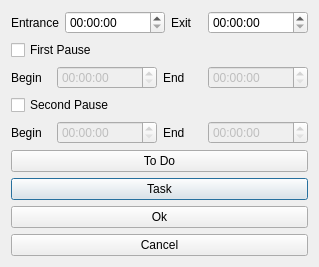
<?xml version="1.0" encoding="UTF-8"?>
<ui version="4.0">
 <class>DialogDay</class>
 <widget class="QDialog" name="DialogDay">
  <property name="geometry">
   <rect>
    <x>0</x>
    <y>0</y>
    <width>319</width>
    <height>253</height>
   </rect>
  </property>
  <property name="windowTitle">
   <string>Dialog</string>
  </property>
  <layout class="QGridLayout" name="gridLayout">
   <item row="0" column="0">
    <layout class="QHBoxLayout" name="horizontalLayout">
     <item>
      <widget class="QLabel" name="label">
       <property name="text">
        <string>Entrance</string>
       </property>
      </widget>
     </item>
     <item>
      <widget class="QTimeEdit" name="timeEditEntrance">
       <property name="minimumSize">
        <size>
         <width>100</width>
         <height>0</height>
        </size>
       </property>
      </widget>
     </item>
     <item>
      <widget class="QLabel" name="label_2">
       <property name="text">
        <string>Exit</string>
       </property>
      </widget>
     </item>
     <item>
      <widget class="QTimeEdit" name="timeEditExit">
       <property name="minimumSize">
        <size>
         <width>100</width>
         <height>0</height>
        </size>
       </property>
      </widget>
     </item>
    </layout>
   </item>
   <item row="1" column="0">
    <widget class="QCheckBox" name="checkBoxFirst">
     <property name="text">
      <string>First Pause</string>
     </property>
    </widget>
   </item>
   <item row="2" column="0">
    <layout class="QHBoxLayout" name="horizontalLayout_2">
     <item>
      <widget class="QLabel" name="label_3">
       <property name="text">
        <string>Begin</string>
       </property>
      </widget>
     </item>
     <item>
      <widget class="QTimeEdit" name="timeEditFBegin">
       <property name="enabled">
        <bool>false</bool>
       </property>
       <property name="minimumSize">
        <size>
         <width>100</width>
         <height>0</height>
        </size>
       </property>
      </widget>
     </item>
     <item>
      <widget class="QLabel" name="label_4">
       <property name="text">
        <string>End</string>
       </property>
      </widget>
     </item>
     <item>
      <widget class="QTimeEdit" name="timeEditEndF">
       <property name="enabled">
        <bool>false</bool>
       </property>
       <property name="minimumSize">
        <size>
         <width>100</width>
         <height>0</height>
        </size>
       </property>
      </widget>
     </item>
    </layout>
   </item>
   <item row="3" column="0">
    <widget class="QCheckBox" name="checkBoxSecond">
     <property name="text">
      <string>Second Pause</string>
     </property>
    </widget>
   </item>
   <item row="4" column="0">
    <layout class="QHBoxLayout" name="horizontalLayout_3">
     <item>
      <widget class="QLabel" name="label_5">
       <property name="text">
        <string>Begin</string>
       </property>
      </widget>
     </item>
     <item>
      <widget class="QTimeEdit" name="timeEditSBegin">
       <property name="enabled">
        <bool>false</bool>
       </property>
       <property name="minimumSize">
        <size>
         <width>100</width>
         <height>0</height>
        </size>
       </property>
      </widget>
     </item>
     <item>
      <widget class="QLabel" name="label_6">
       <property name="text">
        <string>End</string>
       </property>
      </widget>
     </item>
     <item>
      <widget class="QTimeEdit" name="timeEditEndS">
       <property name="enabled">
        <bool>false</bool>
       </property>
       <property name="minimumSize">
        <size>
         <width>100</width>
         <height>0</height>
        </size>
       </property>
      </widget>
     </item>
    </layout>
   </item>
   <item row="6" column="0">
    <widget class="QPushButton" name="pushButton">
     <property name="text">
      <string>Task</string>
     </property>
    </widget>
   </item>
   <item row="7" column="0">
    <widget class="QPushButton" name="pushButton_2">
     <property name="text">
      <string>Ok</string>
     </property>
    </widget>
   </item>
   <item row="8" column="0">
    <widget class="QPushButton" name="pushButton_3">
     <property name="text">
      <string>Cancel</string>
     </property>
    </widget>
   </item>
   <item row="5" column="0">
    <widget class="QPushButton" name="pushButtonTodo">
     <property name="text">
      <string>To Do</string>
     </property>
    </widget>
   </item>
  </layout>
 </widget>
 <resources/>
 <connections>
  <connection>
   <sender>checkBoxFirst</sender>
   <signal>clicked(bool)</signal>
   <receiver>DialogDay</receiver>
   <slot>enableFirst(bool)</slot>
   <hints>
    <hint type="sourcelabel">
     <x>170</x>
     <y>58</y>
    </hint>
    <hint type="destinationlabel">
     <x>202</x>
     <y>55</y>
    </hint>
   </hints>
  </connection>
  <connection>
   <sender>checkBoxSecond</sender>
   <signal>clicked(bool)</signal>
   <receiver>DialogDay</receiver>
   <slot>enableSecond(bool)</slot>
   <hints>
    <hint type="sourcelabel">
     <x>137</x>
     <y>113</y>
    </hint>
    <hint type="destinationlabel">
     <x>206</x>
     <y>121</y>
    </hint>
   </hints>
  </connection>
  <connection>
   <sender>pushButton_2</sender>
   <signal>clicked()</signal>
   <receiver>DialogDay</receiver>
   <slot>accept()</slot>
   <hints>
    <hint type="sourcelabel">
     <x>296</x>
     <y>184</y>
    </hint>
    <hint type="destinationlabel">
     <x>316</x>
     <y>186</y>
    </hint>
   </hints>
  </connection>
  <connection>
   <sender>pushButton_3</sender>
   <signal>clicked()</signal>
   <receiver>DialogDay</receiver>
   <slot>reject()</slot>
   <hints>
    <hint type="sourcelabel">
     <x>303</x>
     <y>220</y>
    </hint>
    <hint type="destinationlabel">
     <x>316</x>
     <y>220</y>
    </hint>
   </hints>
  </connection>
  <connection>
   <sender>pushButton</sender>
   <signal>clicked()</signal>
   <receiver>DialogDay</receiver>
   <slot>task()</slot>
   <hints>
    <hint type="sourcelabel">
     <x>305</x>
     <y>159</y>
    </hint>
    <hint type="destinationlabel">
     <x>312</x>
     <y>160</y>
    </hint>
   </hints>
  </connection>
 </connections>
 <slots>
  <slot>enableFirst(bool)</slot>
  <slot>enableSecond(bool)</slot>
  <slot>task()</slot>
 </slots>
</ui>
